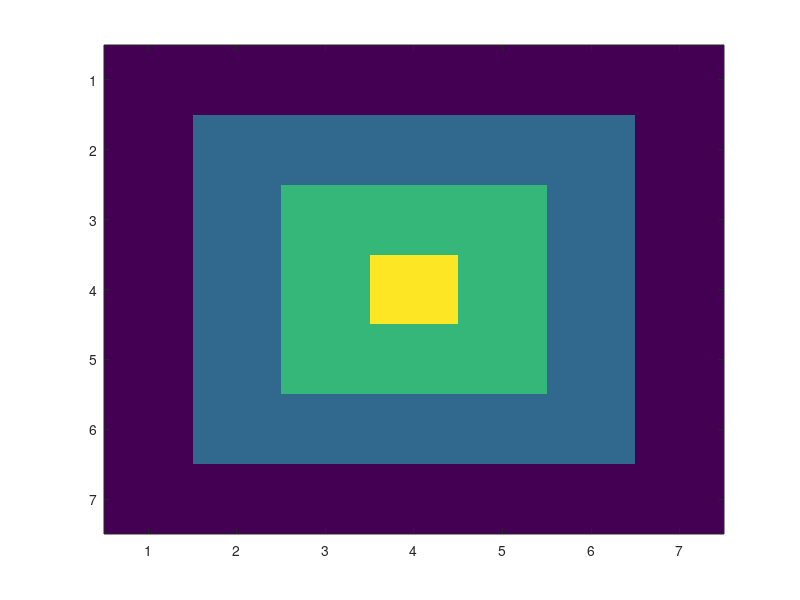

Here is the MATLAB script that generated this plot:
%% Exercise 1
%% 1.1 Create a column vector of the integers 1 to 5
%% a) by entering it manually
t=[1;2;3;4;5]
%% b) by using the colon (:) operator
t=(1:5)'
%% 1.2 Create a 5-by-5 array where each element is equal to its row number:
%% a) using row/column-indexing with the colon operator to assign values
A=zeros(5);
A(1,:)=1;
A(2,:)=2;
A(3,:)=3;
A(4,:)=4;
A(5,:)=5
%% b) using the vector created in step 1
A=[t t t t t]
%% 1.3 Create the following array A:
% 
%      0     0     0     0     0     0     0
%      0     1     1     1     1     1     0
%      0     1     2     2     2     1     0
%      0     1     2     3     2     1     0
%      0     1     2     2     2     1     0
%      0     1     1     1     1     1     0
%      0     0     0     0     0     0     0

A=zeros(7);
A(2:6,2:6)=1;
A(3:5,3:5)=2;
A(4,4)=3
%% 1.4 Display the matrix created in 3 with imagesc:
imagesc(A)